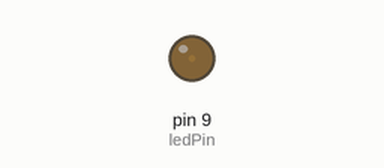
Simulated run of this sketch. Board: Arduino Uno, built with avr-gcc and run on an emulated ATmega328P. Shown: output pins drawn as LEDs (lit = HIGH). Pins used as bus, display or sensor lines are not drawn.

Above: at 0.05 s.
At 1.15 s:
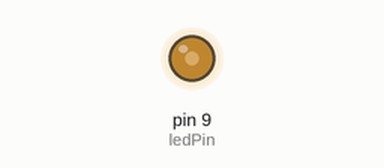
At 2.3 s:
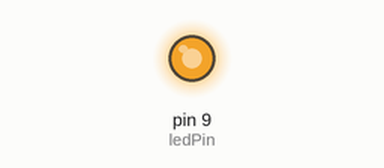
At 4.6 s:
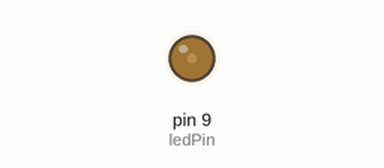
Timing chart, 0 to 6.7 s (numbered marks = the images above):
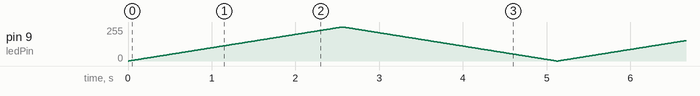

The sketch:

sketch_sep03a.ino
```cpp
#include <Arduino.h>

const int ledPin = 9; // Replace 9 with the actual pin number used
const int powerPin = 10; // Pin to control the 3.5V supply

void setup() {
  pinMode(ledPin, OUTPUT); // Set the LED pin as an output
  pinMode(powerPin, OUTPUT); // Set the power pin as an output
  digitalWrite(powerPin, HIGH); // Enable the 3.5V supply
}

void loop() {
  for (int brightness = 0; brightness <= 255; brightness++) {
    analogWrite(ledPin, brightness); // Gradually increase brightness
    delay(10); // Adjust delay for fading speed
  }

  for (int brightness = 255; brightness >= 0; brightness--) {
    analogWrite(ledPin, brightness); // Gradually decrease brightness
    delay(10); // Adjust delay for fading speed
  }
}
```
